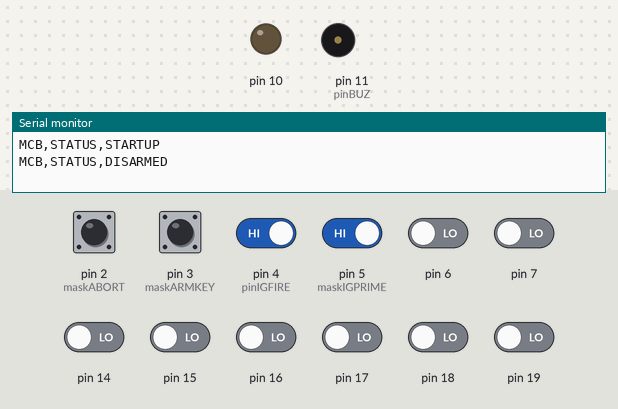
The sketch below on a simulated Arduino Uno, built with avr-gcc and run on an emulated ATmega328P. Parts: output pins drawn as LEDs (lit = HIGH), buzzer (waves = sounding, pin HIGH), the last lines printed to the serial monitor. The test bench sets the inputs (shaded band); at power-on: pin 2 (maskABORT), pin 3 (maskARMKEY), pin 4 (pinIGFIRE), pin 5 (maskIGPRIME) HIGH, pin 6, pin 7, pin 14–19 LOW.

Above: at 1.3 s.
1.4 s: pin 3 (maskARMKEY) pulled LOW for 0.15 s
At 1.9 s:
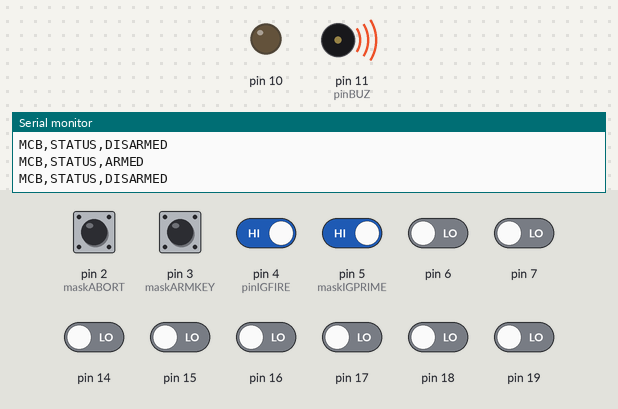
3.5 s: pin 3 (maskARMKEY) driven LOW and pin 4 (pinIGFIRE) driven LOW
At 4.8 s:
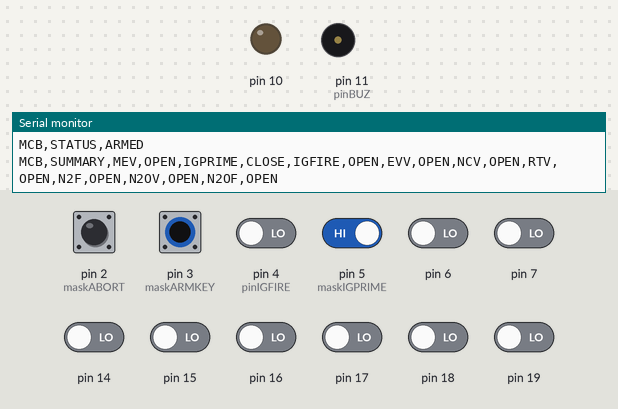
7.2 s: pin 5 (maskIGPRIME) driven LOW
At 7.7 s:
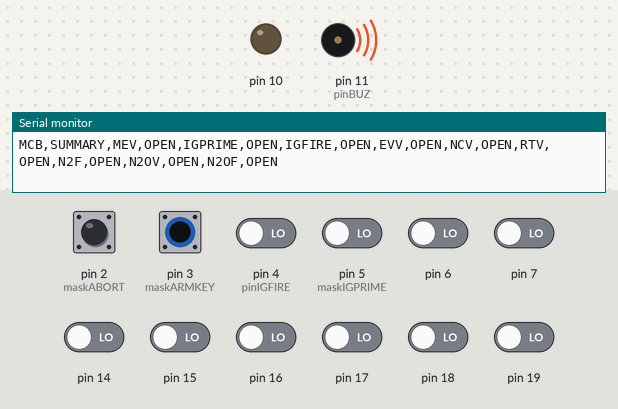
Timing chart, 0 to 10.2 s (numbered marks = the images above; inputs shaded):
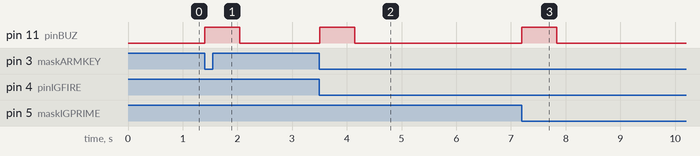

The sketch:

PDPMCBFirmware.ino
```cpp
/* UVR Propulsion Development Platform Mission Control Box Firmware
  Matthew Ebert
  2023-FEB-01

  This firmware controls the mission control box, gathering input from the switches and buttons, sending them to the controls computer

  This program only sends data on a STATE CHANGE.

  Limited logic should be implemented here.
  The idea is to create a simple controller for the attached computer (MCC)
*/


/***************DEFINITIONS ******************/


/*************PINS and MASKS**************/
#define pinBUZ 11
#define pinABORT 2
#define maskABORT (1<<pinABORT)
#define pinARMKEY 3
#define maskARMKEY 1<<pinARMKEY
#define pinIGFIRE 4
#define maskIGFIRE (1<<pinIGFIRE)
#define pinIGPRIME 5
#define maskIGPRIME (1<<pinIGPRIME)
#define maskPC 0x3F
#define maskPD 0xF0


/**************STRING OUTPUT FORMAT*******************/
#define numValves 9
String listValves[numValves] = {"MEV", "IGPRIME", "IGFIRE", "EVV", "NCV", "RTV", "N2F", "N2OV", "N2OF"};
//String listValves[numValves] = ("N2OF", "N2OV", "N2F", "RTV", "NCV", "EVV", "IGPRIME", "IGFIRE", "MEV");

/****************TYPES******************/
enum status_t {
  DISARMED,//0
  ARMED,//1
};


/**************GLOBALS****************/

volatile bool ABORT = false;
volatile status_t CurSTATUS = NULL;
volatile uint16_t CurState = NULL;


void setup() {
  Serial.begin(115200);

  while (!Serial) {};

  Serial.setTimeout(100);
  Serial.flush();
  Serial.print("MCB,STATUS,STARTUP\n");
  cli();
  //sets pinmodes
  DDRD = 0x00;
  DDRC = 0x00;
  DDRB |= 0x04;
  digitalWrite(11, 0);
  abortSetup();
  buzzerSetup();

  PCICR |= B00000100; // Enable interrupts on PD port
  PCMSK2 |= B00101000;
  sei();
  delay(100);
}//setup


void loop()
{

  CurState = getState();
  uint16_t NewState = CurState;
  CurSTATUS = getSTATUS();
  if (CurSTATUS == DISARMED) Serial.print("MCB,STATUS,DISARMED\n");
  if (CurSTATUS == ARMED)
  {
    Serial.print("MCB,STATUS,ARMED\n");
    sendStates(NewState);
  }
  status_t NewSTATUS = CurSTATUS;


  while (!ABORT)
  {


    if (Serial.read() > 0)
    {
      if (CurSTATUS == DISARMED)
      {
        if (CurSTATUS == DISARMED) Serial.print("MCB,STATUS,DISARMED\n");
        return;
      } else
      {
        if (CurSTATUS == ARMED) Serial.print("MCB,STATUS,ARMED\n");
        sendStates(CurState);
      }

    }

    NewSTATUS = getSTATUS();
    delay(50);//debounce
    if (NewSTATUS == getSTATUS())
    {
      if (NewSTATUS != CurSTATUS)
      {
        CurSTATUS = NewSTATUS;
        if (CurSTATUS == DISARMED) Serial.print("MCB,STATUS,DISARMED\n");
        if (CurSTATUS == ARMED) Serial.print("MCB,STATUS,ARMED\n");
      }//IF CHANGE STATUS
    }//IF DEBOUNCE


    if (CurSTATUS)
    {
      NewState = getState();
      delay(50);//debounce
      if (NewState == getState())
      {
        if ((NewState != CurState))
        {
          if (getSTATUS())
          {
            sendStates(NewState);
            CurState = NewState;
          }
        }//IF CHANGE STATE
      }//IF DEBOUNCE
    }//IF STATUS


  }//WHILE !ABORT


//When ABORT PRESSED
  while (1)
  {
    Serial.print("MCB,ABORTED\n");
    delay(100);
  }

}//loop


//Functions
//-----------------------------------------------------------------------------------------------


uint16_t getState(void)
{
  uint16_t state = ((PIND & maskPD) >> 4) + ((PINC & maskPC) << 4);
  //Serial.print("Registers: ");
  //Serial.println(state);
  return state;
}


status_t getSTATUS(void)
{
  if ((PIND & maskARMKEY) == 0)
  {
    return ARMED;
  } else
  {
    return DISARMED;
  }
}


void sendStates(uint16_t tempState)
{
  Serial.print("MCB,SUMMARY,");

  for (int i = 0; i < numValves; i++)
  {
    Serial.print(listValves[i]);
    Serial.print(",");
    if (tempState & 0x01)
    {
      Serial.print("CLOSE");
    } else
    {
      Serial.print("OPEN");
    }
    tempState = tempState >> 1;
    if(!(i==numValves-1)){
      Serial.print(",");
    }

  }
  Serial.print("\n");
}


void abortSetup(void)
{

  EIMSK |= 0x01;//Enable INT0 on D2
  EICRA |= _BV(ISC00) | _BV(ISC00);

}

void buzzerSetup(void)
{

  TCCR1A = 0;// set entire TCCR1A register to 0
  TCCR1B = 0;// same for TCCR1B
  TCNT1  = 0;//initialize counter value to 0
  // set compare match register for 1hz increments
  OCR1A = 10000;
  // turn on CTC mode
  TCCR1B |= _BV(WGM12);
  // Set CS10 and CS12 bits for 1024 prescaler
  // TCCR1B |= (1 << CS12) | (1 << CS10);
  // enable timer compare interrupt
  TIMSK1 |= _BV(OCIE1A);
}


ISR(TIMER1_COMPA_vect)
{
  analogWrite(11, 0);
  TCCR1B &= !_BV(CS12) & !_BV(CS10);
}


ISR (PCINT2_vect) {
  delay(50);
  if ((PIND & maskIGPRIME) == 0)
  {
    digitalWrite(pinBUZ, 1);
    TCNT1 = 0;
    TCCR1B |= _BV(CS12) | _BV(CS10);
  }


  if (((PIND & maskARMKEY) == 0) && (CurSTATUS == DISARMED))
  {
    digitalWrite(pinBUZ, 1);
    TCNT1 = 0;
    TCCR1B |= _BV(CS12) | _BV(CS10);
  }
}


ISR(INT0_vect)
{

  for (int i = 0; i < 1000; i++)
  {
    if ((PIND & maskABORT) == 0)
    {
      return;
    }
  }
  if ((PIND & maskABORT) > 0)
  {
    ABORT = true;
    Serial.print("MCB,ABORT,\n");
    digitalWrite(pinBUZ, 1);
    TCNT1 = 0;
    TCCR1B |= _BV(CS12) | _BV(CS10);
  }
}
```

Measured:
- after the input at 1.4 s, pin 11 (pinBUZ): LOW → HIGH at once, → LOW 0.64 s later
- after the input at 3.5 s, pin 11 (pinBUZ): LOW → HIGH at once, → LOW 0.64 s later
- after the input at 7.2 s, pin 11 (pinBUZ): LOW → HIGH at once, → LOW 0.64 s later
